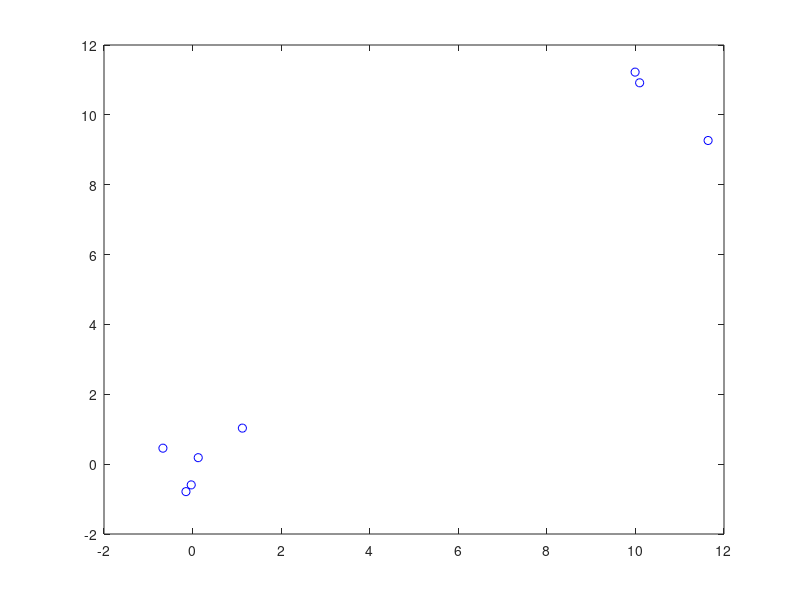

The MATLAB source for this figure:
data = [randn(2, 5), randn(2, 3) + ones(2, 3) * 10]
plot(data(1, :), data(2, :), 'bo')

class1 = []
class2 = []

for i = 1:8
    for j = i + 1:8
        distances(i, j) = sqrt(sum((data(:, i) - data(:, j)) .^ 2));
    end
end

    [max_distance, linear_idx] = max(distances(:));

    [row_idx, col_idx] = ind2sub(size(distances), linear_idx);

